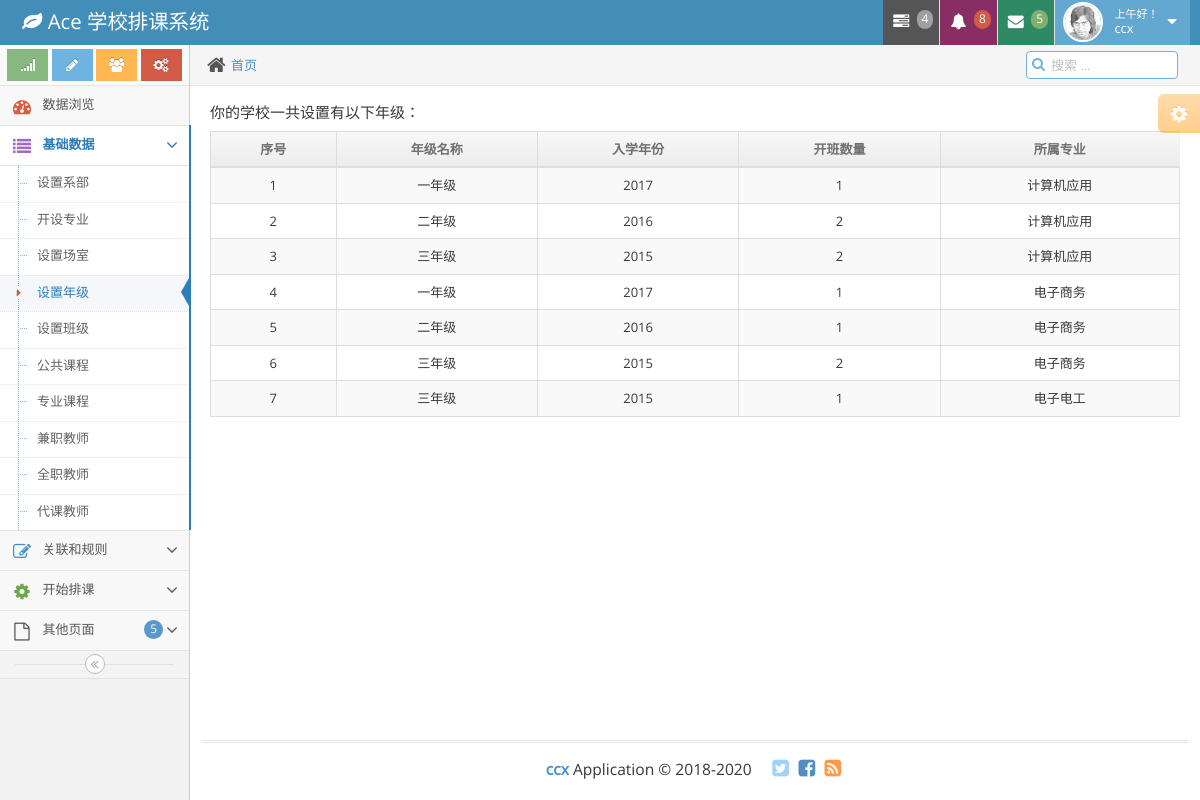
The app's page /mydata/4 (signed in) with its own data.
### apps/mydata/models.py (models this page shows, shortened)
class Grade(models.Model):
	grade_name = models.CharField(max_length=15)
	year = models.CharField(max_length=10)
	class_num = models.IntegerField() #open class num
	g_pf_name = models.CharField(max_length=30,blank='true') #pf:professional

### apps/mydata/views.py (the view)
@method_decorator(Check_Login,name='dispatch')
class Show(ListView):
	model = models.Department

### apps/users/views.py (called while the page is built)
def Check_Login(func):  #自定义登录验证装饰器
	def warpper(request):
		username = request.session.get('username')
		if username:
			return func(request)
		else:
			return render(request,'users/login.html')
	return warpper

### apps/mydata/templates/mydata/grade_list.html (shortened to what this page needs)
{% extends "base.html" %}
{% block menu %}
	{% include 'menu.html' %}
{% endblock%}
{% block content %}
	<p><H5>你的学校一共设置有以下年级：</H5></p>
	<table id="depart-table" class="table table-striped table-bordered table-hover">
		<thead>
			<tr>
				<th class="center">序号</th>
				<th class="center">年级名称</th>
				<th class="center">入学年份</th>
				<th class="center">开班数量</th>
				<th class="center">所属专业</th>
			</tr>
		</thead>
		<tbody>
			{% for gline in object_list %}
			<tr>
				<td class="center">{{ gline.id }}</td>
				<td class="center">{{ gline.grade_name }}</td>
				<td class="center">{{ gline.year }}</td>
				<td class="center">{{ gline.class_num }}</td>
				<td class="center">{{ gline.g_pf_name }}</td>
			</tr>
			{% endfor %}
		</tbody>
	</table>
{% endblock %}

### templates/base.html (shortened to what this page needs)
<!DOCTYPE html>
<html lang="en">
	<head>
		{% load staticfiles %}
		<link rel="stylesheet" href="{%static 'css/bootstrap.min.css'%}" />
		<link rel="stylesheet" href="{%static 'font-awesome/4.5.0/css/font-awesome.min.css'%}" />
		<link rel="stylesheet" href="{%static 'css/ace.min.css'%}" class="ace-main-stylesheet" id="main-ace-style" />
		<link rel="stylesheet" href="{%static 'css/ace-skins.min.css'%}" />
		<link rel="stylesheet" href="{%static 'css/ace-rtl.min.css'%}" />
	</head>
	<body class="no-skin">
		<div id="navbar" class="navbar navbar-default          ace-save-state">
			<div class="navbar-container ace-save-state" id="navbar-container">
				<div class="navbar-header pull-left">
					<a href="{% url 'index' %}" class="navbar-brand">
						<small>
							<i class="fa fa-leaf"></i>
							Ace 学校排课系统
						</small>
					</a>
				</div>
				<div class="navbar-buttons navbar-header pull-right" role="navigation">
					<ul class="nav ace-nav">
						<li class="grey dropdown-modal">
							<a data-toggle="dropdown" class="dropdown-toggle" href="#">
								<i class="ace-icon fa fa-tasks"></i>
								<span class="badge badge-grey">4</span>
							</a>
						</li>
						<li class="purple dropdown-modal">
							<a data-toggle="dropdown" class="dropdown-toggle" href="#">
								<i class="ace-icon fa fa-bell icon-animated-bell"></i>
								<span class="badge badge-important">8</span>
							</a>
						</li>
						<li class="green dropdown-modal">
							<a data-toggle="dropdown" class="dropdown-toggle" href="#">
								<i class="ace-icon fa fa-envelope icon-animated-vertical"></i>
								<span class="badge badge-success">5</span>
							</a>
						</li>
						<li class="light-blue dropdown-modal">
							<a data-toggle="dropdown" href="#" class="dropdown-toggle">
								<img class="nav-user-photo" src="{%static 'images/avatars/user.jpg'%}" alt="Jason's Photo" />
								<span class="user-info">
									<small>
									</small>
										{{ user.username }}
								</span>
								<i class="ace-icon fa fa-caret-down"></i>
							</a>
						</li>
					</ul>
				</div>
			</div>
		</div>
		<div class="main-container ace-save-state" id="main-container">
			<div id="sidebar" class="sidebar                  responsive                    ace-save-state">
				<div class="sidebar-shortcuts" id="sidebar-shortcuts">
					<div class="sidebar-shortcuts-large" id="sidebar-shortcuts-large">
						<button class="btn btn-success">
							<i class="ace-icon fa fa-signal"></i>
						</button>
						<button class="btn btn-info">
							<i class="ace-icon fa fa-pencil"></i>
						</button>
						<button class="btn btn-warning">
							<i class="ace-icon fa fa-users"></i>
						</button>
						<button class="btn btn-danger">
							<i class="ace-icon fa fa-cogs"></i>
						</button>
					</div>
				</div>
				{% block menu %}{% endblock%}
						<div class="nav-search" id="nav-search">
							<form class="form-search">
								<span class="input-icon">
									<input type="text" placeholder="搜索 ..." class="nav-search-input" id="nav-search-input" autocomplete="off" />
									<i class="ace-icon fa fa-search nav-search-icon"></i>
								</span>
							</form>
						</div>
					</div>
					<div class="page-content">
						<div class="ace-settings-container" id="ace-settings-container">
							<div class="btn btn-app btn-xs btn-warning ace-settings-btn" id="ace-settings-btn">
								<i class="ace-icon fa fa-cog bigger-130"></i>
							</div>
						</div>
						<div class="row">
							<div class="col-xs-12">
								{% block content %}{% endblock %}
							</div>
						</div>
					</div>
				</div>
			</div>
			<div class="footer">
				<div class="footer-inner">
					<div class="footer-content">
						<span class="bigger-120">
							<span class="blue bolder">ccx</span>
							Application &copy; 2018-2020
						</span>
						<span class="action-buttons">
							<a href="#">
								<i class="ace-icon fa fa-twitter-square light-blue bigger-150"></i>
							</a>
							<a href="#">
								<i class="ace-icon fa fa-facebook-square text-primary bigger-150"></i>
							</a>
							<a href="#">
								<i class="ace-icon fa fa-rss-square orange bigger-150"></i>
							</a>
						</span>
					</div>
				</div>
			</div>
		</div>
	</body>
</html>

### records on screen
Grade: id "1", grade_name "一年级", year "2017", class_num "1", g_pf_name "计算机应用"
Grade: id "2", grade_name "二年级", year "2016", class_num "2", g_pf_name "计算机应用"
Grade: id "3", grade_name "三年级", year "2015", class_num "2", g_pf_name "计算机应用"
Grade: id "4", grade_name "一年级", year "2017", class_num "1", g_pf_name "电子商务"
Grade: id "5", grade_name "二年级", year "2016", class_num "1", g_pf_name "电子商务"
Grade: id "6", grade_name "三年级", year "2015", class_num "2", g_pf_name "电子商务"
Grade: id "7", grade_name "三年级", year "2015", class_num "1", g_pf_name "电子电工"

### other values on screen
{{ user.username }} "ccx"
